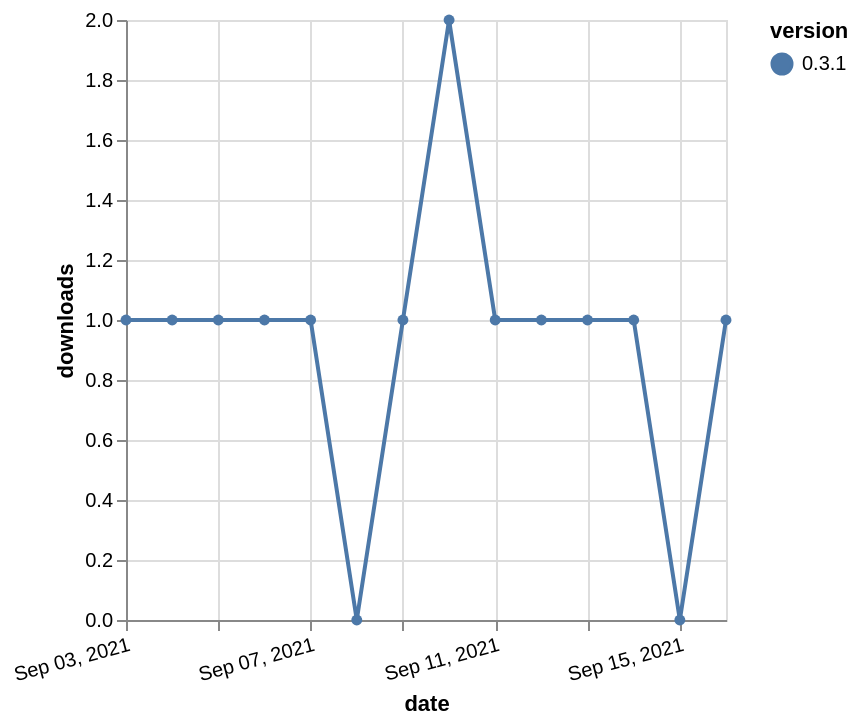

Source (Vega-Lite JSON):
### Vega-Lite specification from a JSON file in a GitHub repository (floating-point values rounded to 4 significant figures)
{"$schema": "https://vega.github.io/schema/vega-lite/v5.json", "description": "A simple bar chart with embedded data.", "data": {"values": [{"date": "2021-09-03", "total": 222, "delta": 1, "version": "0.3.1"}, {"date": "2021-09-04", "total": 223, "delta": 1, "version": "0.3.1"}, {"date": "2021-09-05", "total": 224, "delta": 1, "version": "0.3.1"}, {"date": "2021-09-06", "total": 225, "delta": 1, "version": "0.3.1"}, {"date": "2021-09-07", "total": 226, "delta": 1, "version": "0.3.1"}, {"date": "2021-09-08", "total": 226, "delta": 0, "version": "0.3.1"}, {"date": "2021-09-09", "total": 227, "delta": 1, "version": "0.3.1"}, {"date": "2021-09-10", "total": 229, "delta": 2, "version": "0.3.1"}, {"date": "2021-09-11", "total": 230, "delta": 1, "version": "0.3.1"}, {"date": "2021-09-12", "total": 231, "delta": 1, "version": "0.3.1"}, {"date": "2021-09-13", "total": 232, "delta": 1, "version": "0.3.1"}, {"date": "2021-09-14", "total": 233, "delta": 1, "version": "0.3.1"}, {"date": "2021-09-15", "total": 233, "delta": 0, "version": "0.3.1"}, {"date": "2021-09-16", "total": 234, "delta": 1, "version": "0.3.1"}]}, "width": "container", "mark": {"type": "line", "point": {"filled": true}}, "encoding": {"x": {"field": "date", "type": "temporal", "timeUnit": "yearmonthdate", "title": "date", "axis": {"labelAngle": -15}}, "y": {"field": "delta", "type": "quantitative", "title": "downloads"}, "color": {"field": "version", "type": "nominal"}, "tooltip": {"field": "delta"}}}
